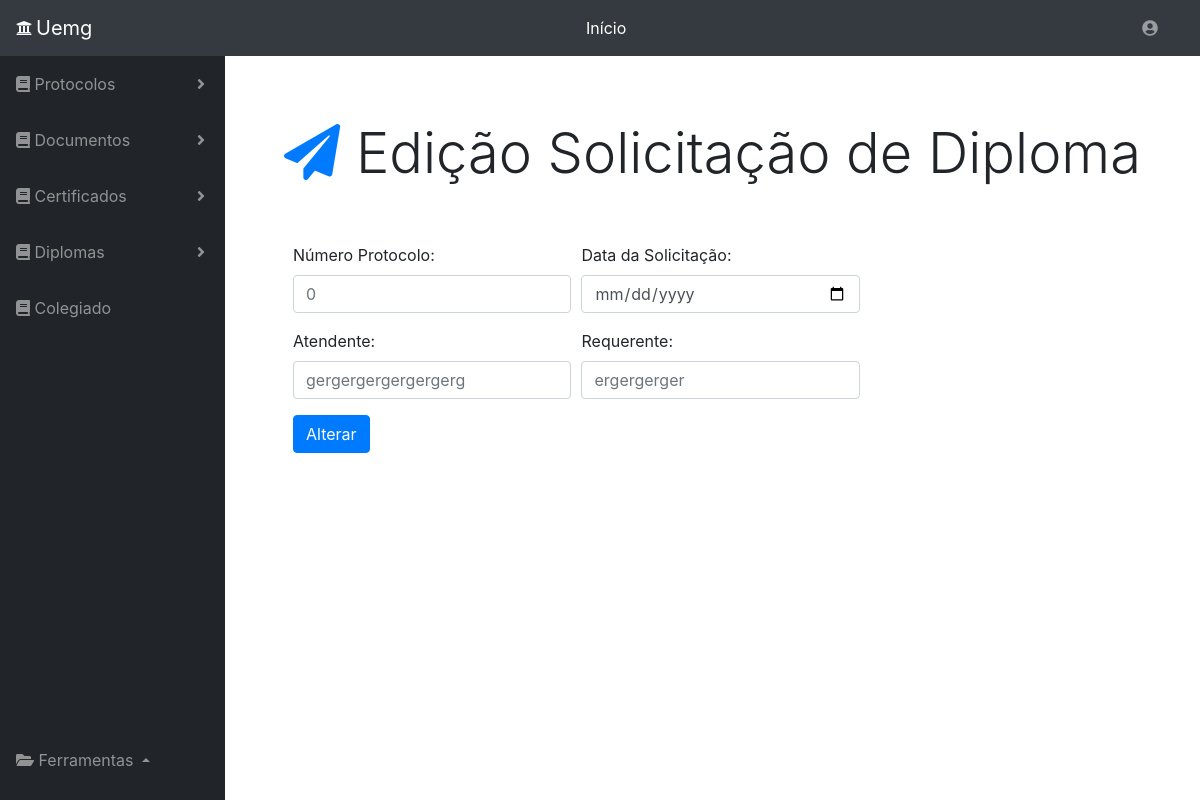
Page /alterasolicitacao.php?id=2 on the earlier database version.
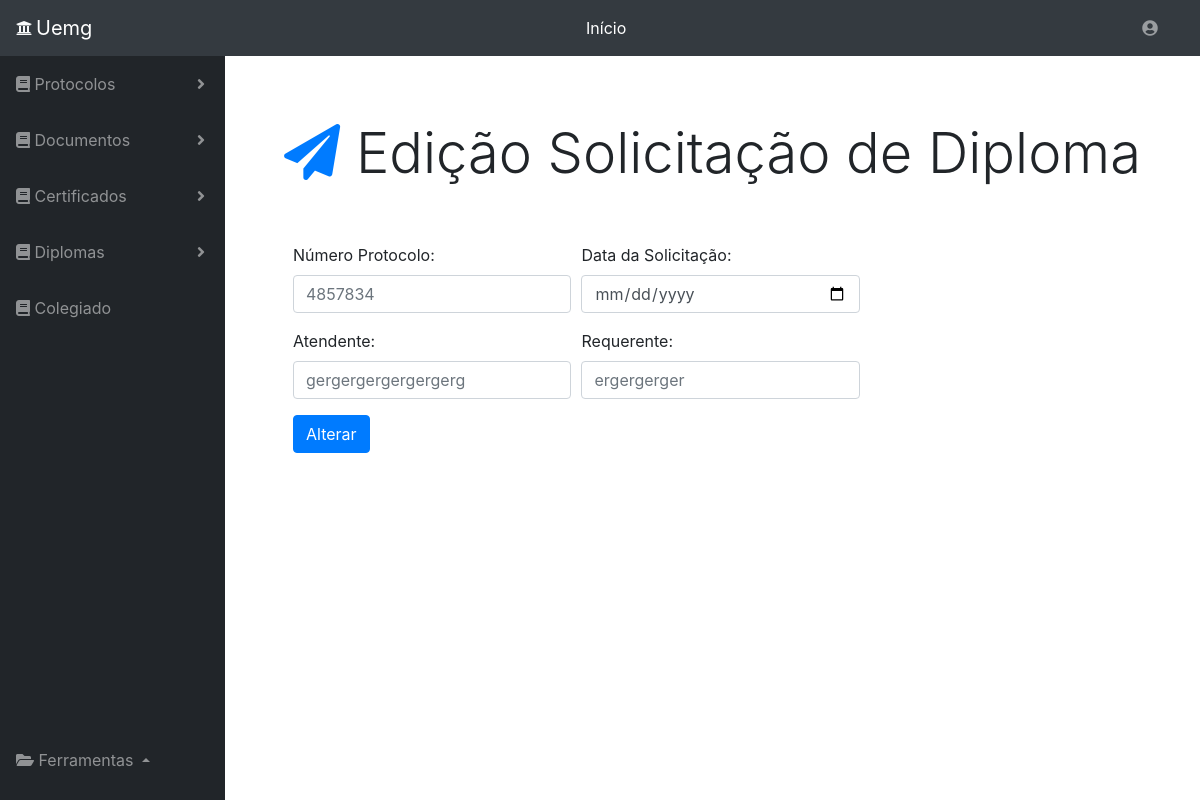
Same page on the later database version.
### tables this page shows
CREATE TABLE `solicitacaodiplomas` (
  `numproto` int(11) NOT NULL,
  `datasolicitada` date NOT NULL,
  `atendente` varchar(255) NOT NULL,
  `requerente` varchar(255) NOT NULL,
  `id` int(11) NOT NULL
);

### alterasolicitacao.php (the view, shortened to what this page needs)
<!DOCTYPE html>
<head>
    <link rel="stylesheet" href="https://stackpath.bootstrapcdn.com/bootstrap/4.1.3/css/bootstrap.min.css">
    <link rel="stylesheet" type="text/css" media="screen" href="menu.css" />
    <link rel="stylesheet" href="https://use.fontawesome.com/releases/v5.5.0/css/all.css">
</head>
<body id="page-top">
    <nav class="navbar navbar-expand navbar-dark bg-dark static-top">
      <i class="fas fa-university text-light mr-1"></i>
      <a class="navbar-brand mr-1" href="menu.php">Uemg</a>
       <form class="d-none d-md-inline-block form-inline ml-auto mr-0 mr-md-3 my-2 my-md-0">
        <ul class="navbar-nav ml-auto ml-md-0">
            <li class="nav-item dropdown no-arrow">
              <a class="nav-link dropdown-toggle text-white" href="menu.php" id="userDropdown" role="button" >
                Início
              </a>
            </li>
        </ul>
       </form>
      <form class="d-none d-md-inline-block form-inline ml-auto mr-0 mr-md-3 my-2 my-md-0">
        <ul class="navbar-nav ml-auto ml-md-0">
          <li class="nav-item dropdown no-arrow">
            <a class="nav-link dropdown-toggle" href="#" id="userDropdown" role="button" data-toggle="dropdown" aria-haspopup="true" aria-expanded="false">
               <i class="fas fa-user-circle fa-fw"></i>
             </a>
         </li>
        </ul>
      </form>
    </nav>
    <div id="wrapper">
      <?php include_once 'side_bar.php';?>
      <div id="content-wrapper">
        <div class="container-fluid">
           <div class="row">
            <div class="col-12 text-center my-5">
              <h1 class="display-4"><i class="fa fa-paper-plane text-primary mr-3" aria-hidden="true"></i>Edição Solicitação de Diploma</h1>
            </div>
          </div>
              <div class="row mb-5 justifiy-content-center">
                <div class="col-sm-12 col-md-10 col-lg-8">
                  <form method="post" action="funções/edita_solit.php">
                  <?php
                  $servername = "127.0.0.1";
                  $database = "protocolos";
                  $username = "root";
                  $password = "";
                  $conn = mysqli_connect($servername, $username, $password, $database);
                  $id = $_GET['id'];
                  $sql = "SELECT * FROM solicitacaodiplomas WHERE id ='$id'";
                  $consulta = mysqli_query($conn, $sql);
                  while ($dados = mysqli_fetch_assoc($consulta)) {
                    ?>
                      <div class="form-row ml-5">
                            <div class="form-group col-sm-6 ">
                              <label for="inputNumProto">Número Protocolo:</label>
                              <input type="text" class="form-control" id="inputNumProto" name="numproto" placeholder="<?php echo $dados['numproto'];?>" required="">
                            </div>
                            <div class="form-group col-sm-6">
                            <label for="inputHistorico">Data da Solicitação:</label>
                            <input type="date" id="inputData" class="form-control" name="data" required="">
                          </div>
                          </div>
                        <div class="form-row ml-5">
                            <div class="form-group col-sm-6">
                              <label for="inputNomeAtendente">Atendente:</label>
                              <input type="text" class="form-control" id="inputAluno" name="nomeatendente" placeholder="<?php echo $dados['atendente'];?>" required="">
                            </div>
                            <div class="form-group col-sm-6">
                              <label for="inputNomeAluno">Requerente:</label>
                              <input type="text" class="form-control" id="inputAluno" name="nomealuno" placeholder="<?php echo $dados['requerente'];?>" required="">
                            </div>
                        </div>
                    <div class="form-row ml-5">
                        <div class="col-sm-12">
                         <button type="submit" class="btn btn-primary">Alterar</button>
                        </div>
                    </div>
                                <?php
                              } ?>
                   </form>
               </div>
             </div>
        </div>
  </div>
  </body>
</html>

Differences in the rows shown:
changed solicitacaodiplomas "gergergergergergerg": numproto "0" → "4857834"
